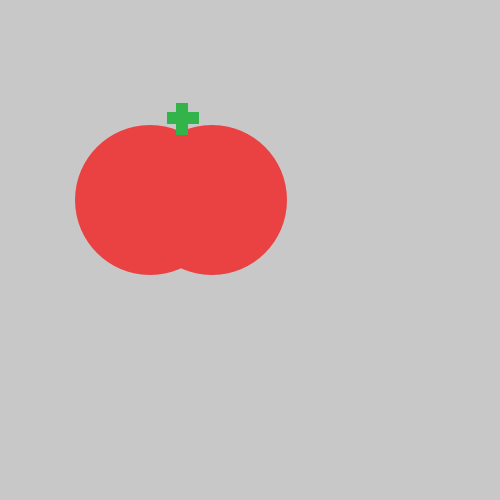
Frame 1 (no input)
Frame 60 (the mouse pressed at the canvas centre just before this capture): identical to frame 1, image omitted
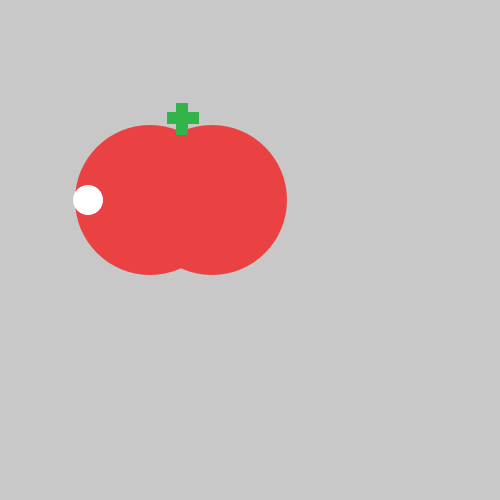
Frame 120 (the mouse held since frame 60 and released just before this capture)

The Processing sketch that drew these frames (run headless with seeded random() and noise(); from frame 60 on, the mouse is pressed at the canvas centre):

// Processing sketch: tasty_tomato
// ── tasty_tomato.pde
void setup() {
    size(500, 500);
}
void draw() {
    background(200, 200, 200);
    noStroke();
    fill(#EA4242);
    ellipse(150, 200, 150, 150);
    ellipse(212, 200, 150, 150);
    fill(#33B44B);
    rect(176, 103, 12, 32);
    rect(167, 112, 32, 12);
    fill(#FFFFFF);
    if(mousePressed)
    ellipse(88, 200, 30, 30);
}
